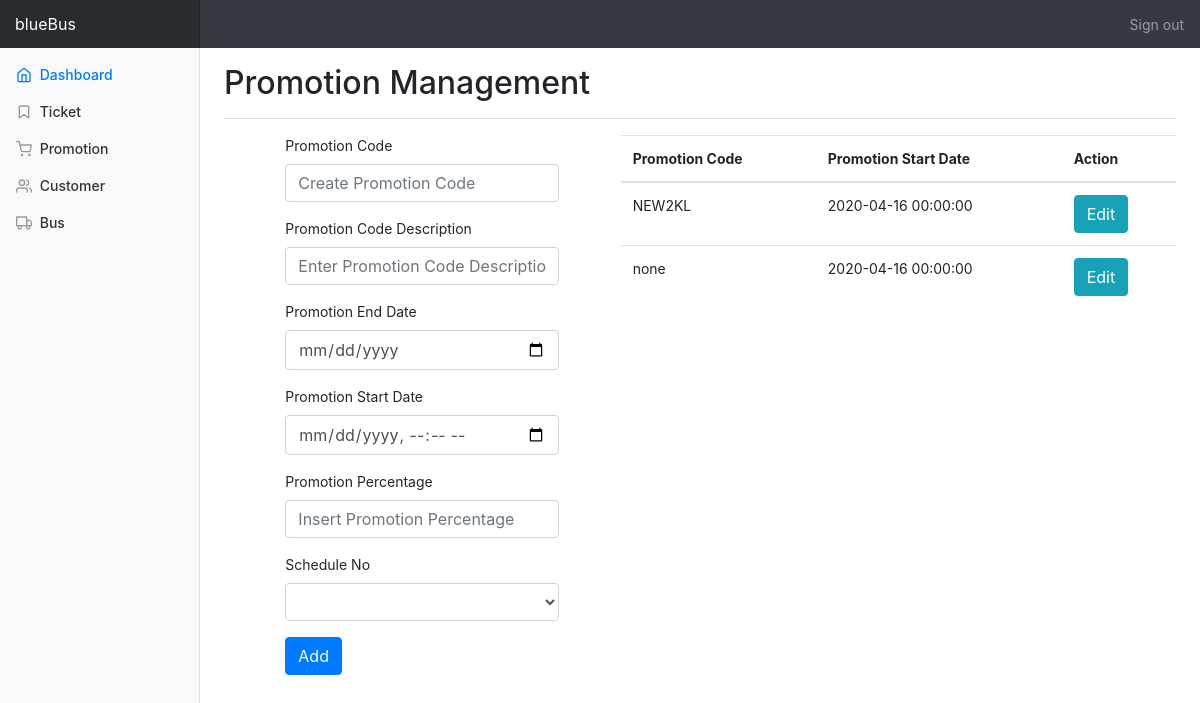
The page /AdminPage/managePromo.php (signed in) on the database its author committed.
### tables this page shows
CREATE TABLE promo_code (
  PromoCode varchar(50) NOT NULL PRIMARY KEY,
  ScheduleNo varchar(50) NOT NULL,
  PromoCodeDescription varchar(50) NOT NULL,
  PromoPercentage int NOT NULL,
  PromoCodeEndTimestamp date NOT NULL,
  FOREIGN KEY (ScheduleNo) REFERENCES bus_schedule(ScheduleNo),
  PromoCodeStartTimestamp timestamp NOT NULL DEFAULT current_timestamp() ON UPDATE current_timestamp()
);

### AdminPage/functionPromo.php (called while the page is built, shortened)
<?php
    $prcDes = '';
    $prcEnd = '';
    $prcPer = '';
    $psch='';
    $update = false;
?>

### AdminPage/managePromo.php (the view, shortened to what this page needs)
<!doctype html>
<html lang="en">
  <head>
    <link rel="stylesheet" href="https://maxcdn.bootstrapcdn.com/bootstrap/4.0.0/css/bootstrap.min.css">
    <link rel="stylesheet" href="https://cdn.datatables.net/1.10.20/css/dataTables.bootstrap4.min.css">
    <link href="../css/dashboard.css" rel="stylesheet">
  </head>
  <body>
    <nav class="navbar navbar-dark sticky-top bg-dark flex-md-nowrap p-0">
      <a class="navbar-brand col-sm-3 col-md-2 mr-0" href="#">blueBus</a>
      <ul class="navbar-nav px-3">
        <li class="nav-item text-nowrap">
          <a class="nav-link" href="../logout.php">Sign out</a>
        </li>
      </ul>
    </nav>
    <div class="container-fluid">
      <div class="row">
        <nav class="col-md-2 d-none d-md-block bg-light sidebar">
          <div class="sidebar-sticky">
            <ul class="nav flex-column">
                <li class="nav-item">
                  <a class="nav-link active" href="admin.php">
                    <span data-feather="home"></span>
                    Dashboard <span class="sr-only"></span>
                  </a>
                </li>
                <li class="nav-item">
                  <a class="nav-link" href="manageBooking.php">
                    <span data-feather="bookmark"></span>
                    Ticket
                  </a>
                </li>
                <li class="nav-item">
                  <a class="nav-link" href="managePromo.php">
                    <span data-feather="shopping-cart">(current)</span>
                    Promotion
                  </a>
                </li>
                <li class="nav-item">
                  <a class="nav-link" href="manageUser.php">
                    <span data-feather="users"></span>
                    Customer
                  </a>
                </li>
                <li class="nav-item">
                  <a class="nav-link" href="manageBus.php">
                    <span data-feather="truck"></span>
                    Bus
                  </a>
                </li>
              </ul>
          </div>
        </nav>
        <main role="main" class="col-md-9 ml-sm-auto col-lg-10 pt-3 px-4">
          <div class="d-flex justify-content-between flex-wrap flex-md-nowrap align-items-center pb-2 mb-3 border-bottom">
            <h1 class="h2">Promotion Management</h1>
          </div>
          <?php require_once 'functionPromo.php'; ?>
          <div class = "container">
            <div class="row">
              <div class ="col-sm-5">
                <div class="row justify-content-center">
                  <form name="promotionForm" action = "functionPromo.php" onsubmit="return managePromotionValidation()" method="POST">
                      <div class="form-group">
                          <label>Promotion Code</label>
                            <?php
                              if($update == true):
                            ?>
                              <input type="text" name="upCode" class="form-control" value ="<?php echo $prCode; ?>" placeholder="Create Promotion Code" readonly>
                            <?php else: ?>
                              <input type="text" name="pCode" class="form-control" placeholder="Create Promotion Code">
                            <?php endif; ?>
                      </div>
                      <div class="form-group">
                          <label>Promotion Code Description</label>
                          <input type="text" name="pcDes" class="form-control" value ="<?php echo $prcDes; ?>" placeholder="Enter Promotion Code Description">
                      </div>
                      <div class="form-group">
                          <label>Promotion End Date</label>
                          <input type="date" name="pcEnd" class="form-control" value ="<?php echo $prcEnd; ?>" placeholder="Insert Promotion End Date">
                      </div>
                      <div class="form-group">
                          <label>Promotion Start Date</label>
                          <?php
                            if($update == true):
                          ?>
                            <input type="text" name="upcStart" class="form-control" value ="<?php echo $prcStart; ?>" placeholder="Insert Promotion Start Date">
                           <?php else: ?>
                            <input type="datetime-local" name="pcStart" class="form-control" placeholder="Insert Promotion Start Date">
                          <?php endif; ?>
                      </div>
                      <div class="form-group">
                          <label>Promotion Percentage</label>
                          <input type="text" name="pPer" class="form-control" value ="<?php echo $prcPer; ?>" placeholder="Insert Promotion Percentage">
                      </div>
                      <div class="form-group">
                          <label>Schedule No</label>
                          <select name="Sch" class="form-control">
                          <?php
                              include("../db.php");
                              $result1 = $con->query("SELECT ScheduleNo FROM bus_schedule") or die($con->error());
                          ?>
                              <option  value ="<?php echo $psch; ?>"><?php echo $psch; ?></option>
                          <?php while($rows = $result1->fetch_assoc()):
                                $schedule_no = $rows['ScheduleNo'];?>
                              <option  value ="<?php echo $schedule_no; ?>"><?php echo $schedule_no; ?></option>
                          <?php endwhile; ?>
                          </select>
                      </div>
                      <div class="form-group">
                          <?php
                            if($update == true):
                          ?>
                            <button type="submit" name="updateProm" class="btn btn-info" >Update</button>
                            <button type="submit" name="cancelUpdate" class="btn btn-secondary" >Cancel</button>
                            <?php else: ?>
                            <button type="submit" name="addProm" class="btn btn-primary" >Add</button>
                          <?php endif; ?>
                      </div>
                  </form>
                </div>
              </div>
              <div class = "col-sm-7">
                <?php
                    include("../db.php");
                    $result = $con->query("SELECT * FROM promo_code") or die($con->error());
                ?>
                <div class="row justify-content-center">
                    <table id="showtable" class="table">
                      <thead>
                        <tr>
                            <th>Promotion Code </th>
                            <th>Promotion Start Date</th>
                            <th colspan="2">Action</th>
                        </tr>
                      </thead>
                      <?php
                          while ($row = $result->fetch_assoc()): ?>
                          <tr>
                              <td><?php echo $row['PromoCode'] ?></td>
                              <td><?php echo $row['PromoCodeStartTimestamp'] ?></td>
                              <td>
                                <a href="managePromo.php? edit=<?php echo $row['PromoCode']; ?>"
                                  class="btn btn-info">Edit</a>
                              </td>
                          </tr>
                      <?php endwhile; ?>
                    </table>
                </div>
              </div>
            </div>
          </div>
        </main>
      </div>
    </div>
  </body>
</html>

### css/dashboard.css (style rules this page uses)
body { font-size: .875rem; }
.feather { width: 16px; height: 16px; vertical-align: text-bottom; }
.sidebar { position: fixed; top: 0; bottom: 0; left: 0; z-index: 100; padding: 0; box-shadow: inset -1px 0 0 rgba(0, 0, 0, .1); }
.sidebar-sticky { position: -webkit-sticky; position: sticky; top: 48px; height: calc(100vh - 48px); padding-top: .5rem; overflow-x: hidden; overflow-y: auto; }
.sidebar .nav-link { font-weight: 500; color: #333; }
.sidebar .nav-link .feather { margin-right: 4px; color: #999; }
.sidebar .nav-link.active { color: #007bff; }
.sidebar .nav-link:hover .feather, .sidebar .nav-link.active .feather { color: inherit; }
.navbar-brand { padding-top: .75rem; padding-bottom: .75rem; font-size: 1rem; background-color: rgba(0, 0, 0, .25); box-shadow: inset -1px 0 0 rgba(0, 0, 0, .25); }
.border-bottom { border-bottom: 1px solid #e5e5e5; }

### rows shown on the page
promo_code: PromoCode "NEW2KL", PromoCodeStartTimestamp "2020-04-16 00:00:00"
promo_code: PromoCode "none", PromoCodeStartTimestamp "2020-04-16 00:00:00"
